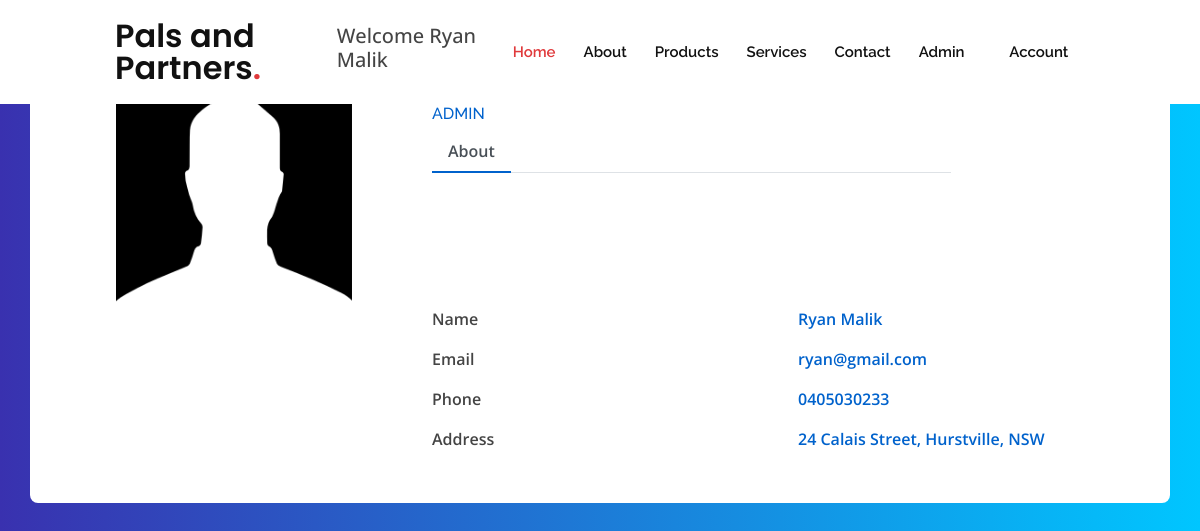
The app's page /profile.php (signed in) with its own data.
### tables this page shows
CREATE TABLE IF NOT EXISTS `user` (
  `id` int(10) NOT NULL AUTO_INCREMENT,
  `name` varchar(20) NOT NULL,
  `email` varchar(30) NOT NULL,
  `phone` varchar(15) NOT NULL,
  `address` varchar(100) NOT NULL,
  `password` text NOT NULL,
  `type` varchar(10) NOT NULL,
  PRIMARY KEY (`id`)
);

### php/user_details.php (called while the page is built)
<?php
    require('db_conn.php');
    $user_id=$_SESSION['id'];
    $query="SELECT * FROM user WHERE id='$user_id';";
    $result=mysqli_query($mysqli,$query);
    $user_details=mysqli_fetch_assoc($result);
    $name=$user_details['name'];
    $email=$user_details['email'];
    $phone=$user_details['phone'];
    $address=$user_details['address'];
    $type=$user_details['type'];
?>

### profile.php (the view, shortened to what this page needs)
<?php
  include('include/header.php');
  include('php/user_details.php');
?>
<link rel="stylesheet" href="assets/css/profile.css">
<div class="container emp-profile">
  <div class="row">
      <div class="col-md-4">
          <div class="profile-img">
              <img src="assets/img/profile-image.png" alt=""/>
          </div>
      </div>
      <div class="col-md-6">
          <div class="profile-head">
                      <h5>
                      </h5>
                      <h6>
                          <?php echo strtoupper($type) ?>
                      </h6>
              <ul class="nav nav-tabs" id="myTab" role="tablist">
                  <li class="nav-item">
                      <a class="nav-link active" id="profile" data-toggle="tab" role="tab" aria-controls="profile" aria-selected="true">About</a>
                  </li>
              </ul>
          </div>
      </div>
      <div class="col-md-2">
        <button class="profile-edit-btn" onclick="showEditProfile()">Edit Profile</button>
      </div>
  </div>
  <div class="row">
      <div class="col-md-4">
      </div>
      <div class="col-md-8">
          <div class="tab-content profile-tab">
              <div class="tab-pane fade show active" id="profile-tab" role="tabpanel" aria-labelledby="profile-tab">
                  <div class="row">
                      <div class="col-md-6">
                          <label>Name</label>
                      </div>
                      <div class="col-md-6">
                          <p><?php echo $name ?></p>
                      </div>
                  </div>
                  <div class="row">
                      <div class="col-md-6">
                          <label>Email</label>
                      </div>
                      <div class="col-md-6">
                          <p><?php echo $email ?></p>
                      </div>
                  </div>
                  <div class="row">
                      <div class="col-md-6">
                          <label>Phone</label>
                      </div>
                      <div class="col-md-6">
                          <p><?php echo $phone ?></p>
                      </div>
                  </div>
                  <div class="row">
                      <div class="col-md-6">
                          <label>Address</label>
                      </div>
                      <div class="col-md-6">
                          <p><?php echo $address ?></p>
                      </div>
                  </div>
              </div>
          </div>
        </div>
  </div>
</div>

### assets/css/style.css (style rules this page uses)
body { font-family: "Open Sans", sans-serif; color: #444444; }
a { color: #e03a3c; }
h1, h2, h3, h4, h5, h6 { font-family: "Raleway", sans-serif; }

### assets/css/profile.css (style rules this page uses)
body { background: -webkit-linear-gradient(left, #3931af, #00c6ff); }
.emp-profile { padding: 3%; margin-top: 3%; margin-bottom: 3%; border-radius: 0.5rem; background: #fff; }
.profile-img { text-align: center; }
.profile-img img { width: 70%; height: 100%; }
.profile-head h5 { color: #333; }
.profile-head h6 { color: #0062cc; }
.profile-edit-btn { border: none; border-radius: 1.5rem; width: 70%; padding: 2%; font-weight: 600; color: #6c757d; cursor: pointer; }
.profile-head .nav-tabs { margin-bottom:5%; }
.profile-head .nav-tabs .nav-link { font-weight:600; border: none; }
.profile-head .nav-tabs .nav-link.active { border: none; border-bottom:2px solid #0062cc; }
.profile-tab label { font-weight: 600; }
.profile-tab p { font-weight: 600; color: #0062cc; }

### records on screen
user: type "ADMIN", name "Ryan Malik", email "ryan@gmail.com", phone "0405030233", address "24 Calais Street, Hurstville, NSW"

### other values on screen
$_SESSION['username'] "Ryan Malik"
